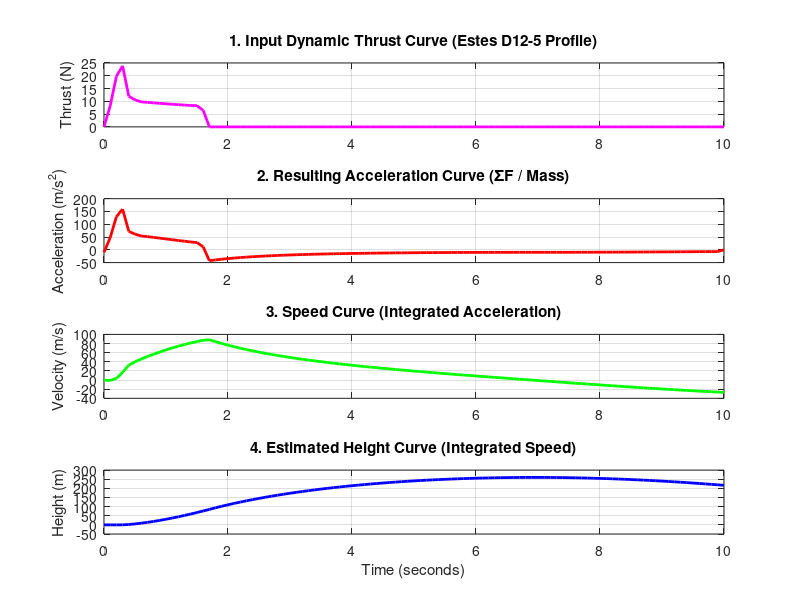

Reproduce this figure in MATLAB.
clear; clc; close all;

%% 1. Vapor Rocket Parameter Definitions
g = 9.8;                   % Gravity (m/s^2)
rho = 1.225;               % Sea level air density (kg/m^3)
rocket_dry_mass = 0.09922; % Dry airframe (kg)
drag_coeff = 0.617;        % from example problem #2 Cd
body_diameter = 0.0414;    % Vapor diameter (m)
motor_total_mass = 0.0456; % Initial motor mass (kg)
motor_prop_mass = 0.0242;  % Propellant mass (kg)
cross_section = pi * (body_diameter / 2)^2; 
dry_mass = rocket_dry_mass + (motor_total_mass - motor_prop_mass);

%% 2. Thrust Curve for D12-5 engine
thrust_time_points  = [0.00, 0.05, 0.180,  0.28,  0.32,  0.39, 0.55, 1.07, 1.44, 1.59, 1.61, 1.65];
thrust_force_points = [0.00, 2.57, 17.28, 29.73, 17.99, 12.10, 9.88, 8.90, 8.31, 8.29, 4.61, 0.00];
burn_time = max(thrust_time_points);         % Update a final timestamp for thrust cutoff

%% 3. Time Step Configuration
dt = 0.1;               % simulation time step
max_time = 10;          % total flight time 
time = 0:dt:max_time;
% Variable Allocation
height = zeros(1, length(time));
velocity = zeros(1, length(time));
acceleration = zeros(1, length(time));
mass = zeros(1, length(time));
thrust_profile = zeros(1, length(time));
% Initial Conditions
height(1) = 0;            
velocity(1) = 0;          
mass(1) = rocket_dry_mass + motor_total_mass;

%% 4. Numerical Integration Loop
actual_steps = 1;
for i = 1:(length(time)-1)
    actual_steps = i;
    current_time = time(i);
% Step A: Interpolate thrust and deplete mass
    if current_time <= burn_time
        % Linearly interpolate
        thrust = interp1(thrust_time_points, thrust_force_points, current_time, 'linear');
        % Propellant burns off linearly over the total burn time
        mass(i) = (rocket_dry_mass + motor_total_mass) - (motor_prop_mass * (current_time / burn_time));
    else
        thrust = 0;
        mass(i) = dry_mass;
    end
    thrust_profile(i) = thrust;
% Step B: Compute instantaneous force components
    weight_force = mass(i) * g;
    drag_force = 0.5 * rho * drag_coeff * cross_section * (velocity(i)^2) * sign(velocity(i));
% Step C: Derive Acceleration from the net force curve
    net_force = thrust - drag_force - weight_force;
    acceleration(i) = net_force / mass(i);
% Step D: Integrate Acceleration to find the next Speed value
    velocity(i+1) = velocity(i) + acceleration(i) * dt;
% Step E: Integrate Speed to find the next Height value
    height(i+1) = height(i) + velocity(i) * dt;
% Termination condition (Impact)
    if height(i+1) <= 0 && current_time > 0.5
        height(i+1) = 0;
        velocity(i+1) = 0;
        acceleration(i+1) = 0;
        thrust_profile(i+1) = 0;
        break;
    end
end
% Trim vectors to flight timeline
time = time(1:actual_steps+1);
height = height(1:actual_steps+1);
velocity = velocity(1:actual_steps+1);
acceleration = acceleration(1:actual_steps+1);
thrust_profile = thrust_profile(1:actual_steps+1);
fprintf('Apogee height = %.2f m, after %.1f s of launching\n', max(height), dt*find(height == max(height), 1));

%% 5. Multi-Panel Trajectory Plotting
figure('Name', 'Dynamic Thrust Integration', 'NumberTitle', 'off');
% Panel 1: Input Thrust Curve
subplot(4,1,1);
plot(time, thrust_profile, 'm', 'LineWidth', 2); grid on;
ylabel('Thrust (N)');
title('1. Input Dynamic Thrust Curve (Estes D12-5 Profile)');
% Panel 2: Acceleration
subplot(4,1,2);
plot(time, acceleration, 'r', 'LineWidth', 2); grid on;
ylabel('Acceleration (m/s^2)');
title('2. Resulting Acceleration Curve (\SigmaF / Mass)');
% Panel 3: Velocity
subplot(4,1,3);
plot(time, velocity, 'g', 'LineWidth', 2); grid on;
ylabel('Velocity (m/s)');
title('3. Speed Curve (Integrated Acceleration)');
% Panel 4: Height
subplot(4,1,4);
plot(time, height, 'b', 'LineWidth', 2); grid on;
ylabel('Height (m)');
xlabel('Time (seconds)');
title('4. Estimated Height Curve (Integrated Speed)');
